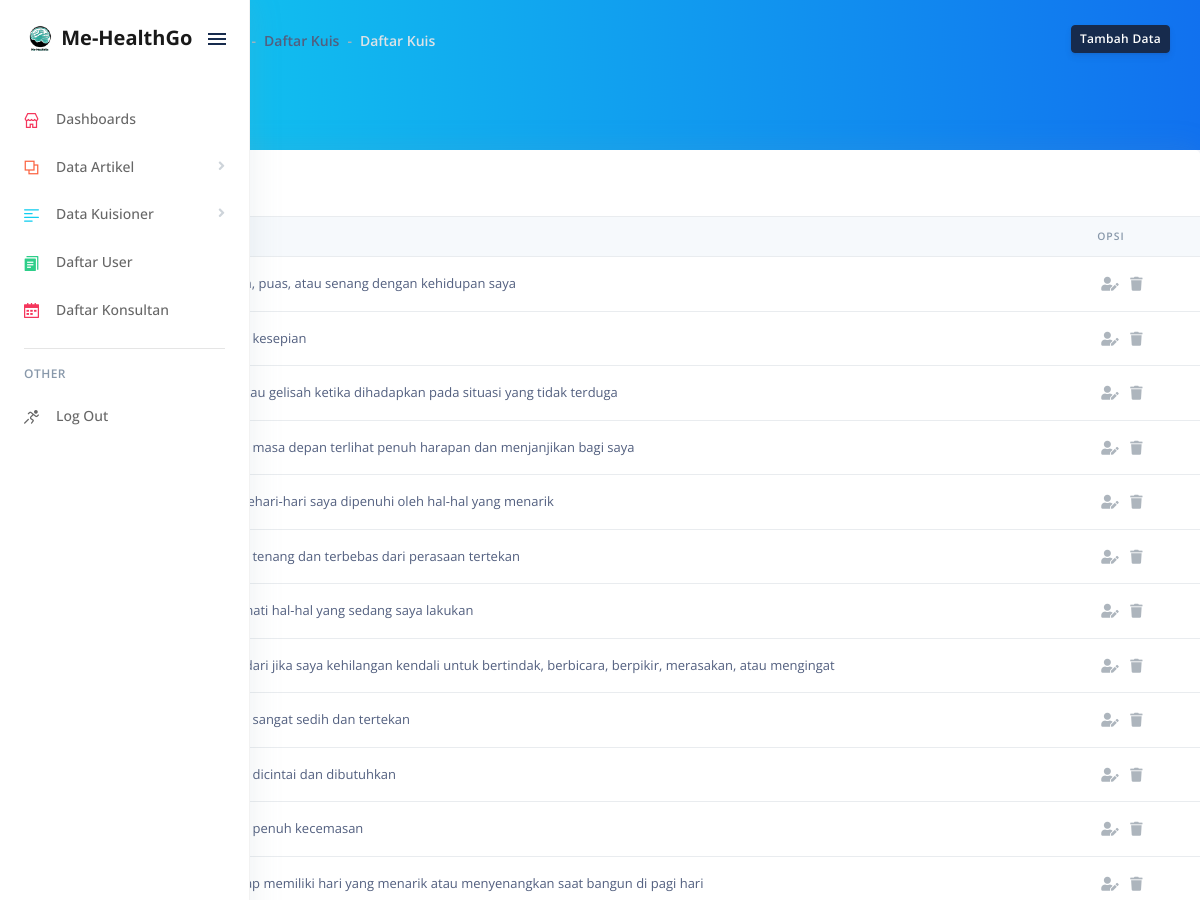
Before: /pages/examples/daftar-kuis.php (signed in, upper part) with the older database file.
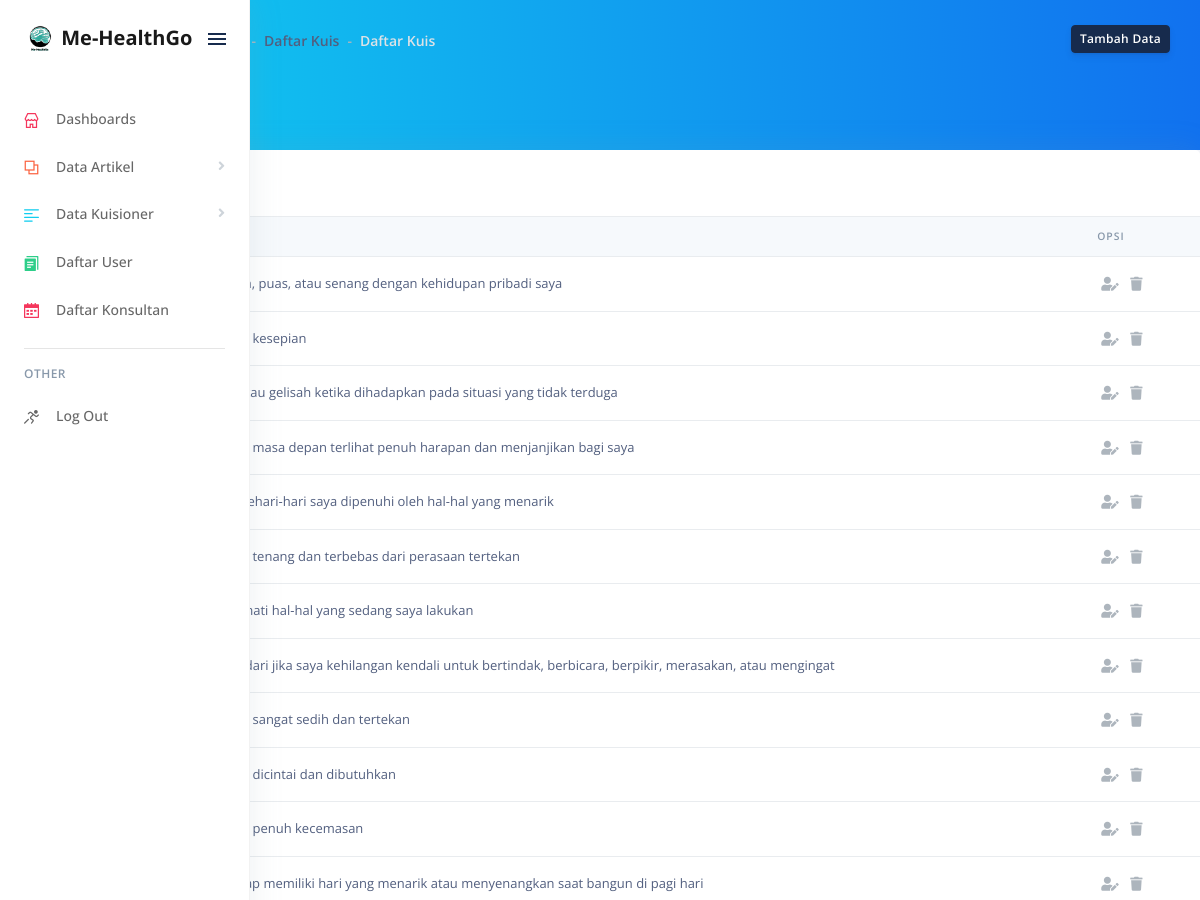
After: the same page with the newer database file.
### tables this page shows
CREATE TABLE `kuisioner` (
  `id_kuisioner` int(11) NOT NULL,
  `pertanyaan` text NOT NULL
);

### pages/examples/daftar-kuis.php (the view, shortened to what this page needs)
<!DOCTYPE html>
<html>
<head>
  <link rel="stylesheet" href="../../assets/vendor/nucleo/css/nucleo.css" type="text/css">
  <link rel="stylesheet" href="../../assets/vendor/%40fortawesome/fontawesome-free/css/all.min.css" type="text/css">
  <link rel="stylesheet" href="../../assets/css/argon.min23cd.css?v=1.2.1" type="text/css">
</head>
<body>
  <?php
    include 'navbar.php'
  ?>
  <div class="main-content" id="panel">
    <div class="header bg-gradient-info pb-6">
      <div class="container-fluid">
        <div class="header-body">
          <div class="row align-items-center py-4">
            <div class="col-lg-6 col-7">
              <h6 class="h2 text-white d-inline-block mb-0">Daftar Kuis</h6>
              <nav aria-label="breadcrumb" class="d-none d-md-inline-block ml-md-4">
                <ol class="breadcrumb breadcrumb-links breadcrumb-dark">
                  <li class="breadcrumb-item"><a href="dashboard"><i class="fas fa-home"></i></a></li>
                  <li class="breadcrumb-item">Daftar Kuis</li>
                  <li class="breadcrumb-item active" aria-current="page">Daftar Kuis</li>
                </ol>
              </nav>
            </div>
            <div class="col-lg-6 col-5 text-right">
              <a href="tambah-data-kuis" class="btn btn-sm btn-default">Tambah Data</a>
            </div>
          </div>
        </div>
      </div>
    </div>
      <div class="card">
        <div class="card-header border-0">
          <div class="row">
            <div class="col-6">
              <h3 class="mb-0">Data Kuis</h3>
            </div>
          </div>
        </div>
        <div class="table-responsive">
          <table class="table align-items-center table-flush">
            <thead class="thead-light">
              <tr>
                <th>No</th>
                <th>Pertanyaan</th>
                <th>Opsi</th>
              </tr>
            </thead>
            <tbody>
            <?php
        require "../examples/koneksi.php";
        $Number = 1;
        $GetTable = mysqli_query($koneksi, "SELECT * FROM kuisioner");
        while ($GetData = mysqli_fetch_array($GetTable)) {
            echo "
                <tr>
                    <td>" . $Number++ . "</td>
                    <td>$GetData[pertanyaan]</td>
                    <td>
                    <a href='edit-data-kuis?id_kuisioner=$GetData[id_kuisioner]'class='table-action' data-toggle='tooltip' data-original-title='Edit Data'>
                    <i class='fas fa-user-edit'></i>
                    </a>
                    <a href='hapus-data-kuis?id_kuisioner=$GetData[id_kuisioner]'class='table-action table-action-delete' data-toggle='tooltip' data-original-title='Delete Data'>
                    <i class='fas fa-trash'></i>
                    </a>
                    </td>
                </tr>
              ";
              }
              ?>
            </tbody>
          </table>
        </div>
      </div>
    </div>
</body>
</html>

Changed rows visible on the page:
changed kuisioner: pertanyaan "Saya bahagia, puas, atau senang dengan kehidupan saya" → "Saya bahagia, puas, atau senang dengan kehidupan pribadi saya"
